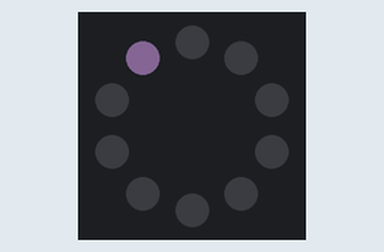
Bench run of a program on a simulated Circuit Playground running CircuitPython. On the bench: the board's ring of 10 RGB LEDs (number 0 left of the top, counting anticlockwise). Dim RGB values are drawn brighter than linear.

Above: at 0.1 s.
At 2.1 s:
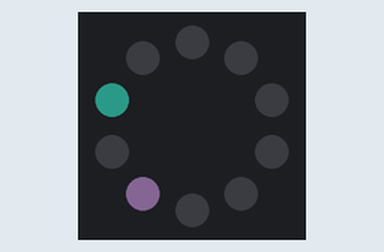
At 4.3 s:
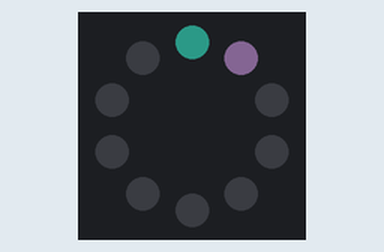
At 5.1 s:
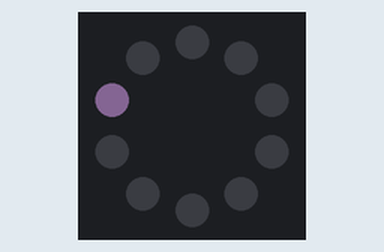
At 5.51 s:
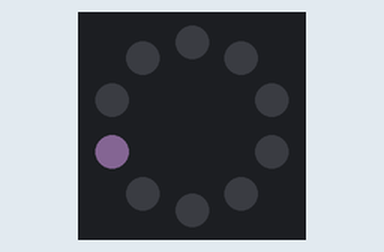
At 6.71 s:
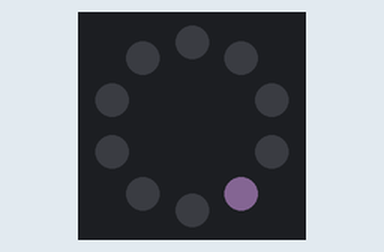

Measured:
- by itself, everything shown: repeats every 7.0 s, in 17 steps
- what the display in image 1 shows lasts 2.0 s, from 2.0 s to 4.0 s

The program:

001_D_Homework_Example_Variables.py
```python
# Week 01 D:

# Homework Assignment Example With Variables


# import our libraries
import board
import time
import neopixel


# here are the documentation if you ever want to check...https://circuitpython.readthedocs.io/projects/neopixel/en/latest/

# just copy this, its long
pixels = neopixel.NeoPixel(board.NEOPIXEL, 10, brightness=0.1, auto_write=True)


# whats a variable? We can store values into variable names to make it easier to change later

# store the color values into variables: remember (R,G,B)

violet = (178,132,190)
turq = (77,255,225)

# turn off all the pixels
off = (0,0,0)

# lets store a variable for time so we can change this easily
delay_time = 0.2


# our infinite loop

while True:
    # now lets use our variables
    pixels[0] = violet

    time.sleep(delay_time*10)

    pixels[0] = off
    pixels[1] = turq
    pixels[3] = violet

    time.sleep(delay_time*10)

    pixels[1] = off
    pixels[3] = off
    time.sleep(delay_time)

    pixels[9] = turq
    pixels[8] = violet
    time.sleep(delay_time)

    pixels[9] = off
    pixels[8] = off
    time.sleep(delay_time)

    pixels[0] = violet
    time.sleep(delay_time)

    pixels[0] = (0,0,0)
    time.sleep(delay_time)

    pixels[1] = violet
    time.sleep(delay_time)

    pixels[1] = off
    time.sleep(delay_time)

    pixels[2] = violet
    time.sleep(delay_time)

    pixels[2] = off
    time.sleep(delay_time)

    pixels[3] = violet
    time.sleep(delay_time)

    pixels[3] = off
    time.sleep(delay_time)

    pixels[4] = violet
    time.sleep(delay_time)

    pixels[4] = off
    time.sleep(delay_time)

    pixels[5] = violet
    time.sleep(delay_time)

    pixels[5] = off
    time.sleep(delay_time)
```
